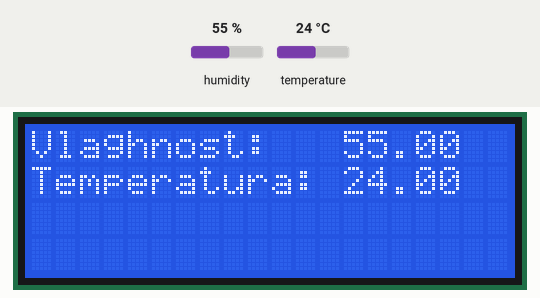
This sketch was run on a simulated Arduino Uno, built with avr-gcc and run on an emulated ATmega328P. On the bench: 20×4 character LCD. Inputs (shaded band) come from the test bench; at power-on: humidity 55 %, temperature 24 °C. What the sketch prints to the serial monitor is not drawn.

Above: at 1.2 s.
1.3 s: humidity set to 22 %
At 2.7 s:
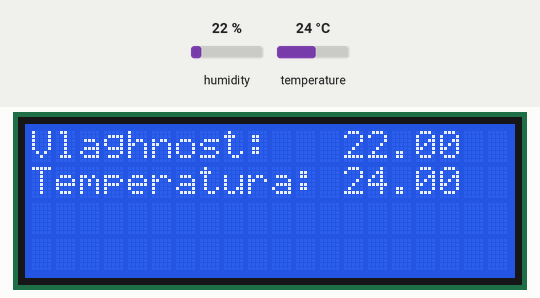
3.7 s: temperature set to 12 °C
At 4.9 s:
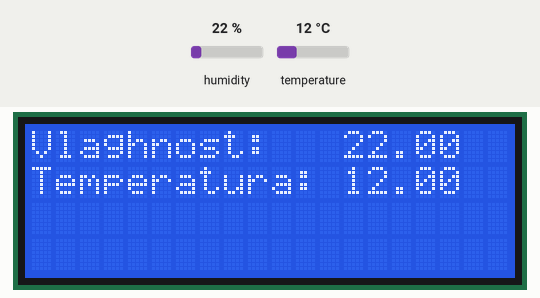
5.8 s: humidity set to 40 %
At 7.2 s:
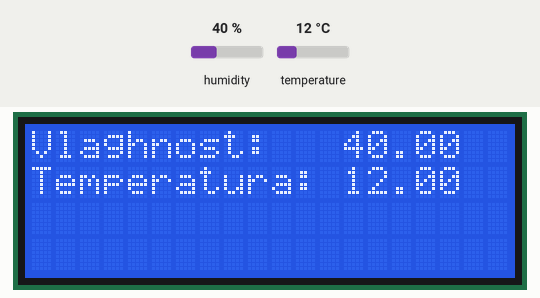
8.0 s: temperature set to 19 °C
Timing chart, 0 to 11.0 s (numbered marks = the images above; inputs shaded):
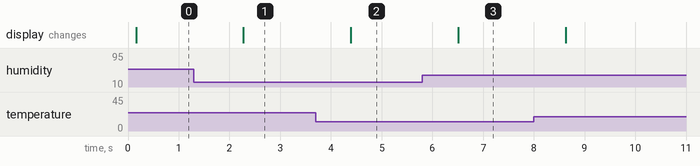

The sketch:

temp_hum.ino
```cpp
//
//    FILE: dht11_test.ino
//  AUTHOR: Rob Tillaart
// VERSION: 0.1.00
// PURPOSE: DHT library test sketch for DHT11 && Arduino
//     URL:
//
// Released to the public domain
//

#include <dht.h>
#include <Wire.h>  // Comes with Arduino IDE
#include <LiquidCrystal_I2C.h>

dht DHT;
LiquidCrystal_I2C lcd(0x27, 2, 1, 0, 4, 5, 6, 7, 3, POSITIVE);  // Set the LCD I2C address

#define DHT11_PIN 5

void setup()
{
  lcd.begin(20,4);         // initialize the lcd for 20 chars 4 lines, turn on backlight
  Serial.begin(9600);
  Serial.println("DHT TEST PROGRAM ");
  Serial.print("LIBRARY VERSION: ");
  Serial.println(DHT_LIB_VERSION);
  Serial.println();
  Serial.println("Type,\tstatus,\tHumidity (%),\tTemperature (C)");
}

void loop()
{
  // READ DATA
  Serial.print("DHT11, \t");
  int chk = DHT.read11(DHT11_PIN);
  switch (chk)
  {
    case DHTLIB_OK:
                Serial.print("OK,\t");
                break;
    case DHTLIB_ERROR_CHECKSUM:
                Serial.print("Checksum error,\t");
                break;
    case DHTLIB_ERROR_TIMEOUT:
                Serial.print("Time out error,\t");
                break;
    default:
                Serial.print("Unknown error,\t");
                break;
  }
  // DISPLAY DATA
  Serial.print(DHT.humidity, 1);
  Serial.print(",\t");
  Serial.println(DHT.temperature, 1);

  //lcd.clear();
  lcd.setCursor(0,0);
  lcd.print("Vlaghnost:   "); lcd.print(DHT.humidity);
  lcd.setCursor(0,1);
  lcd.print("Temperatura: "); lcd.print(DHT.temperature);

  delay(1000);
}
//
// END OF FILE
//
```

Measured:
- after the input at 1.3 s, the display: changes after 0.98 s (image 1)
- after the input at 3.7 s, the display: changes after 0.69 s (image 2)
- after the input at 5.8 s, the display: changes after 0.71 s (image 3)
